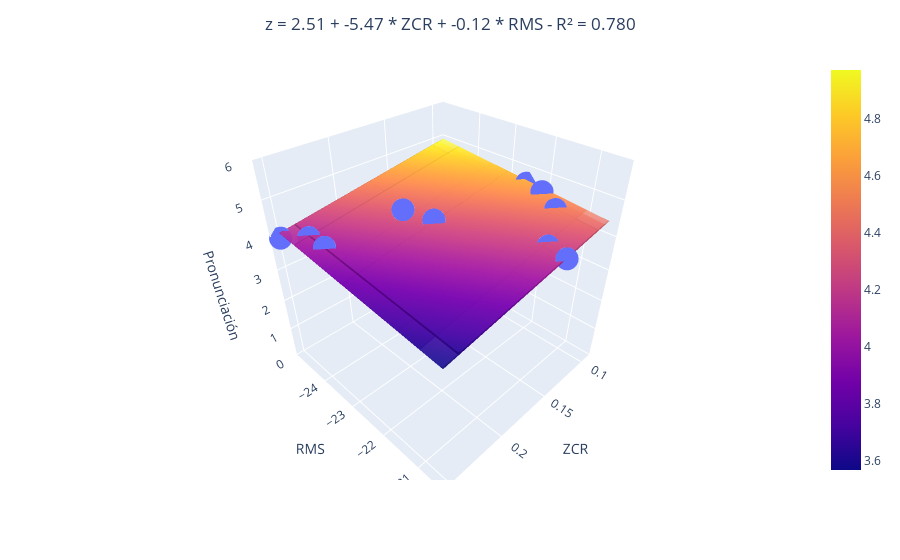

The cell this chart's notebook holds for it:
### Code cell
if len(dicc_model) == 2:
    import plotly.express as px
    import plotly.graph_objects as go

    # Seleccionamos solo las características seleccionadas en X
    X_selected = X[:, selected_features]

    # Entrenamos el modelo de regresión con las características seleccionadas
    regr_multivar = SMWrapper(sm.OLS)
    regr_multivar_fit = regr_multivar.fit(X_selected, y)

    # Obtenemos las predicciones del modelo para las características seleccionadas
    y_pred = regr_multivar.predict(X_selected)

    # Crear la figura
    fig = px.scatter_3d(x=X_selected[:, 0], y=X_selected[:, 1], z=y)

    # Crear el plano de regresión
    xx, yy = np.meshgrid(X_selected[:, 0], X_selected[:, 1])
    zz = regr_multivar_fit.params[0] + np.dot(np.array([xx.ravel(), yy.ravel()]).T, regr_multivar_fit.params[1:].ravel()).reshape(xx.shape)
    fig.add_trace(go.Surface(x=xx, y=yy, z=zz, opacity=0.5))

    axis_name_list = []
    # Construir la cadena de texto para la ecuación del plano
    equation = f'z = {regr_multivar_fit.params[0].round(2)}'
    for i, (key, model) in enumerate(dicc_model.items()):
        feature_name = key.replace("_model", "").upper()
        feature_name_axis = feature_name
        if feature_name == 'F0':
            feature_name = '<i>f₀</i>'
            feature_name_axis = 'f₀'
        axis_name_list.append(feature_name_axis)
        equation += f' + {regr_multivar_fit.params[1:][i].round(2)} * {feature_name}'
        
    equation += f' - R² = {r_squared_value:.3f}'
    
    # Centrar el título
    fig.update_layout(title=dict(text=equation, x=0.5, xanchor='center'))

    # Etiquetas de los ejes y rango del eje z
    fig.update_layout(scene=dict(xaxis_title=axis_name_list[0], yaxis_title=axis_name_list[1], zaxis_title='Pronunciación', zaxis=dict(range=[0, 6]), yaxis=dict(tickvals=[-24, -23, -22, -21])))

    fig.write_html(
       os.path.join(PATH, TEST_FOLDER, REGGRESSION_FOLDER, PARAMETRIC_FOLDER, PRONUNCIACION_FOLDER, MALE_FOLDER, 'regresion_pronunciacion_multivariable_male.html')
    )

    fig.write_image(
       os.path.join(PATH, TEST_FOLDER, REGGRESSION_FOLDER, PARAMETRIC_FOLDER, PRONUNCIACION_FOLDER, MALE_FOLDER, 'regresion_pronunciacion_multivariable_male.png')
    )

    fig.show()

### Figure 1 — Plotly figure (JSON) as saved in the notebook; plotly's stock layout.template omitted (floating-point values rounded to 4 significant figures)
{"data": [{"hovertemplate": "x=%{x}<br>y=%{y}<br>z=%{z}<extra></extra>", "legendgroup": "", "marker": {"color": "#636efa", "symbol": "circle"}, "mode": "markers", "name": "", "scene": "scene", "showlegend": false, "type": "scatter3d", "x": [0.09805, 0.2516, 0.2392, 0.1055, 0.1851, 0.1374, 0.2398, 0.1423, 0.1727, 0.09304], "y": [-22, -25, -24, -21.5, -23.5, -21, -24.5, -20.5, -23, -22.5], "z": [4.621, 3.963, 4.065, 4.448, 4.562, 4.167, 4.071, 4.189, 4.354, 4.588]}, {"opacity": 0.5, "type": "surface", "x": [[0.09805, 0.2516, 0.2392, 0.1055, 0.1851, 0.1374, 0.2398, 0.1423, 0.1727, 0.09304], [0.09805, 0.2516, 0.2392, 0.1055, 0.1851, 0.1374, 0.2398, 0.1423, 0.1727, 0.09304], [0.09805, 0.2516, 0.2392, 0.1055, 0.1851, 0.1374, 0.2398, 0.1423, 0.1727, 0.09304], [0.09805, 0.2516, 0.2392, 0.1055, 0.1851, 0.1374, 0.2398, 0.1423, 0.1727, 0.09304], [0.09805, 0.2516, 0.2392, 0.1055, 0.1851, 0.1374, 0.2398, 0.1423, 0.1727, 0.09304], [0.09805, 0.2516, 0.2392, 0.1055, 0.1851, 0.1374, 0.2398, 0.1423, 0.1727, 0.09304], [0.09805, 0.2516, 0.2392, 0.1055, 0.1851, 0.1374, 0.2398, 0.1423, 0.1727, 0.09304], [0.09805, 0.2516, 0.2392, 0.1055, 0.1851, 0.1374, 0.2398, 0.1423, 0.1727, 0.09304], [0.09805, 0.2516, 0.2392, 0.1055, 0.1851, 0.1374, 0.2398, 0.1423, 0.1727, 0.09304], [0.09805, 0.2516, 0.2392, 0.1055, 0.1851, 0.1374, 0.2398, 0.1423, 0.1727, 0.09304]], "y": [[-22, -22, -22, -22, -22, -22, -22, -22, -22, -22], [-25, -25, -25, -25, -25, -25, -25, -25, -25, -25], [-24, -24, -24, -24, -24, -24, -24, -24, -24, -24], [-21.5, -21.5, -21.5, -21.5, -21.5, -21.5, -21.5, -21.5, -21.5, -21.5], [-23.5, -23.5, -23.5, -23.5, -23.5, -23.5, -23.5, -23.5, -23.5, -23.5], [-21, -21, -21, -21, -21, -21, -21, -21, -21, -21], [-24.5, -24.5, -24.5, -24.5, -24.5, -24.5, -24.5, -24.5, -24.5, -24.5], [-20.5, -20.5, -20.5, -20.5, -20.5, -20.5, -20.5, -20.5, -20.5, -20.5], [-23, -23, -23, -23, -23, -23, -23, -23, -23, -23], [-22.5, -22.5, -22.5, -22.5, -22.5, -22.5, -22.5, -22.5, -22.5, -22.5]], "z": [[4.588, 3.747, 3.816, 4.548, 4.112, 4.372, 3.812, 4.346, 4.179, 4.616], [4.945, 4.104, 4.172, 4.904, 4.469, 4.729, 4.169, 4.703, 4.536, 4.972], [4.826, 3.985, 4.053, 4.785, 4.35, 4.61, 4.05, 4.584, 4.417, 4.853], [4.529, 3.688, 3.756, 4.488, 4.052, 4.313, 3.752, 4.287, 4.12, 4.556], [4.767, 3.926, 3.994, 4.726, 4.29, 4.551, 3.99, 4.524, 4.358, 4.794], [4.469, 3.628, 3.697, 4.429, 3.993, 4.254, 3.693, 4.227, 4.06, 4.497], [4.885, 4.045, 4.113, 4.845, 4.409, 4.67, 4.109, 4.643, 4.477, 4.913], [4.41, 3.569, 3.637, 4.369, 3.933, 4.194, 3.634, 4.168, 4.001, 4.437], [4.707, 3.866, 3.934, 4.667, 4.231, 4.491, 3.931, 4.465, 4.298, 4.734], [4.648, 3.807, 3.875, 4.607, 4.171, 4.432, 3.871, 4.406, 4.239, 4.675]]}], "layout": {"legend": {"tracegroupgap": 0}, "margin": {"t": 60}, "scene": {"domain": {"x": [0, 1], "y": [0, 1]}, "xaxis": {"title": {"text": "ZCR"}}, "yaxis": {"tickvals": [-24, -23, -22, -21], "title": {"text": "RMS"}}, "zaxis": {"range": [0, 6], "title": {"text": "Pronunciación"}}}, "title": {"text": "z = 2.51 + -5.47 * ZCR + -0.12 * RMS - R² = 0.780", "x": 0.5, "xanchor": "center"}}}
